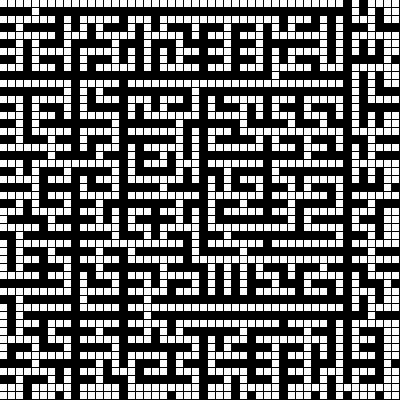
Frame 1 (no input)
Frame 60 (no input): identical to frame 1, image omitted
Frame 120 (the mouse pressed at the canvas centre since frame 60): identical to frame 1, image omitted

The p5.js sketch that drew this single still picture (run headless with seeded random() and noise() and a simulated clock; from frame 60 on, the mouse is pressed at the canvas centre):

// p5.js sketch
// ── sketch.js
var cols = 50;//document.getElementById("cols").value;
var rows = 50;//document.getElementById("rows").value;
var grid = new Array();

var startX = 0;
var startY = 0;
var endX = cols;
var endY = rows;

var start = undefined;
var end = undefined;

var path = [];
var percentWall = 0.3;

var astarButton = false;
var greedyButton = false;

function turnOnAstar() {
  astarButton = true;
  astarSetup(grid);
}

function turnOnGreedy(){
  greedyButton = true;
  greedySetup(grid);
}

function recursiveDivisionMaze(grid, rowStart, rowEnd, colStart, colEnd, orientation) {
  if (rowEnd < rowStart || colEnd < colStart) {
    return;
  }
  
  if (orientation === "horizontal") {
    let possibleRows = [];
    let possibleCols = [];

    for (let number = rowStart; number <= rowEnd; number += 2) possibleRows.push(number);
    for (let number = colStart - 1; number <= colEnd + 1; number += 2) possibleCols.push(number);
    
    let randomRowIndex = Math.floor(Math.random() * possibleRows.length);
    let randomColIndex = Math.floor(Math.random() * possibleCols.length);
    let currentRow = possibleRows[randomRowIndex];
    let colRandom = possibleCols[randomColIndex];

    for(var r = 0; r < grid.length; r++) {
      for(var c = 0; c < grid[0].length; c++) {
        if (r === currentRow && c !== colRandom && c >= colStart - 1 && c <= colEnd + 1) {
            grid[r][c].wall = true;
        }
      }
    }

    if (currentRow - 2 - rowStart > colEnd - colStart) {
      recursiveDivisionMaze(grid, rowStart, currentRow - 2, colStart, colEnd, orientation);
    } else {
      recursiveDivisionMaze(grid, rowStart, currentRow - 2, colStart, colEnd, "vertical");
    }
    if (rowEnd - (currentRow + 2) > colEnd - colStart) {
      recursiveDivisionMaze(grid, currentRow + 2, rowEnd, colStart, colEnd, orientation);
    } else {
      recursiveDivisionMaze(grid, currentRow + 2, rowEnd, colStart, colEnd, "vertical");
    }

  } 
  else {
    let possibleCols = [];
    let possibleRows = [];

    for (let number = colStart; number <= colEnd; number += 2) possibleCols.push(number);
    for (let number = rowStart - 1; number <= rowEnd + 1; number += 2) possibleRows.push(number);
    
    let randomColIndex = Math.floor(Math.random() * possibleCols.length);
    let randomRowIndex = Math.floor(Math.random() * possibleRows.length);
    let currentCol = possibleCols[randomColIndex];
    let rowRandom = possibleRows[randomRowIndex];

     for(var r = 0; r < grid.length; r++) {
      for(var c = 0; c < grid[0].length; c++) {
        if (c === currentCol && r !== rowRandom && r >= rowStart - 1 && r <= rowEnd + 1) {
          grid[r][c].wall = true;
        }
      }
    }

    if (rowEnd - rowStart > currentCol - 2 - colStart) {
      recursiveDivisionMaze(grid, rowStart, rowEnd, colStart, currentCol - 2, "horizontal");
    } else {
      recursiveDivisionMaze(grid, rowStart, rowEnd, colStart, currentCol - 2, orientation);
    }
    if (rowEnd - rowStart > colEnd - (currentCol + 2)) {
      recursiveDivisionMaze(grid, rowStart, rowEnd, currentCol + 2, colEnd, "horizontal");
    } else {
      recursiveDivisionMaze(grid, rowStart, rowEnd, currentCol + 2, colEnd, orientation);
    }
  }
};


function Spot(i,j) {
  this.x = i;
  this.y = j;
  this.f = 0;
  this.g = 0;
  this.h = 0;
  this.neighbors = [];
  this.previous = undefined;
  this.wall = false;

  this.show = function(col) {
    
    fill(col);
    if(this.wall) {
      fill(0);
    }
    noStroke();
    rect(this.x*w, this.y*h, w-1, h-1);
  }

  this.addNeighbors = function() {
    var i = this.x;
    var j = this.y;
    if (i < cols-1) {
      this.neighbors.push(grid[i+1][j]);
    }
    if (i > 0) {
      this.neighbors.push(grid[i-1][j]);
    }
    if (j < rows-1) {
      this.neighbors.push(grid[i][j+1]);
    }
    if (j > 0) {
      this.neighbors.push(grid[i][j-1]);
    }
    
  }
}

function setup() {
  createCanvas(400, 400);
  astarButton = false;
  loop();
  w = width/cols;
  h = height/rows;

  //Making a 2D array
  for(var i = 0; i < cols; i++) {
    grid[i] = new Array(rows);
  }

  for(var i = 0; i < cols; i++) {
    for(var j = 0; j < rows; j++) {
      grid[i][j] = new Spot(i,j);
    }
  }

  for(var i = 0; i < cols; i++) {
    for(var j = 0; j < rows; j++) {
      grid[i][j].addNeighbors();
    }
  }

  background(0);

  for(var i = 0; i < cols; i++) {
    for(var j = 0; j < rows; j++) {
      grid[i][j].show(color(255));
    }
  }

  recursiveDivisionMaze(grid, 1, rows-2, 1, cols-2, "horizontal");
  grid[0][0].wall = false;
  grid[rows-1][cols-1].wall = false;
  for(var i = 0; i < cols; i++) {
    for(var j = 0; j < rows; j++) {
      if(grid[i][j].wall) {
        grid[i][j].show(color(255));
      }
    }
  }

}

function draw() {
  var count = true;
  if(astarButton) {
    astarDraw();
  }
  if(greedyButton) {
    greedyDraw();
  }
}
// ── astar.js
var grid = [];
var openSet =  [];
var closedSet = [];
var noSolution = false;

function heuristic(a, b) {
    var d = abs(a.x - b.x) + abs(a.y - b.y);
    return d;
}

function removeFromArray(arr, elt) {
    for (var i = arr.length - 1; i >= 0; i--) {
        if (arr[i] == elt) {
            arr.splice(i, 1);
        }
    }
}

function astarSetup(gridIn) {
    openSet = [];
    closedSet = [];
    grid = gridIn;
    start = grid[startX][startY];
    end = grid[endX-1][endY-1];
    openSet.push(start);
}

function astarDraw(){
    if(openSet.length > 0) {
        var winner = 0;
        for(var i = 0; i < openSet.length; i++) {
            if(openSet[i].f < openSet[winner].f) {
                winner = i;
            }
        }
        var current = openSet[winner];

        if(current === end) {
            console.log('DONE');
            noLoop();
        }

        removeFromArray(openSet, current);
        closedSet.push(current);
        
        var neighbors = current.neighbors;
        for(var i = 0; i < neighbors.length; i++) {
            var neighbor = neighbors[i];
            if(closedSet.includes(neighbor) || neighbor.wall) {
                continue;
            }
            var tempG = current.g + 1;
            if(openSet.includes(neighbor) && tempG < neighbor.g) {
                neighbor.g = tempG;
            } else {
                neighbor.g = tempG;
                openSet.push(neighbor);
            }
            neighbor.h = heuristic(neighbor, end);
            neighbor.f = neighbor.g + neighbor.h;
            neighbor.previous = current;
        }
    }
    else {
        console.log('no solution');
        noSolution = true;
        noLoop();
    }

    for(var i = 0; i < closedSet.length; i++) {
        closedSet[i].show(color(255,0,0));
    }

    for(var i = 0; i < openSet.length; i++) {
        openSet[i].show(color(0,255,0));
    }

    //Find the path
    if(!noSolution) {
        path = [];
        var temp = current;
        path.push(temp);
        while(temp.previous) {
            path.push(temp.previous);
            if(!temp.previous){
                console.log('no solution');
                break;
            }
            temp = temp.previous;
        }

        for(var i = 0; i < path.length; i++) {
            path[i].show(color(0,0,255));
        }
    }
}
// ── depth.js
var grid = [];
var openSet =  [];
var closedSet = [];

function removeFromArray(arr, elt) {
    for (var i = arr.length - 1; i >= 0; i--) {
        if (arr[i] == elt) {
        arr.splice(i, 1);
        }
    }
}

function depthSetup(gridIn) {
    openSet = [];
    closedSet = [];
    grid = gridIn;
    start = grid[0][0];
    end = grid[cols-1][cols-1];
    openSet.push(start);
}

function depthDraw(){
    if(openSet.length > 0) {
        
    }
    else {
        console.log('no solution');
    }


    for(var i = 0; i < closedSet.length; i++) {
        closedSet[i].show(color(255,0,0));
        openSet[i].show(color(0,255,0));
    }

    //Find the path
    path = [];
    var temp = current;
    path.push(temp);
    while(temp.previous) {
        path.push(temp.previous);
        temp = temp.previous;
    }

    for(var i = 0; i < path.length; i++) {
        path[i].show(color(0,0,255));
    }
}
// ── greedy.js
var grid = [];
var openSet =  [];
var closedSet = [];
var noSolution = false;

function removeFromArray(arr, elt) {
    for (var i = arr.length - 1; i >= 0; i--) {
        if (arr[i] == elt) {
        arr.splice(i, 1);
        }
    }
}

function greedySetup(gridIn) {
    openSet = [];
    closedSet = [];
    grid = gridIn;
    start = grid[0][0];
    end = grid[cols-1][cols-1];
    openSet.push(start);
}

function greedyDraw(){
    if(openSet.length > 0) {
        var winner = 0;
        for(var i = 0; i < openSet.length; i++) {
            if(openSet[i].f < openSet[winner].f) {
                winner = i;
            }
        }
        var current = openSet[winner];

        if(current === end) {
            console.log('DONE');
            noLoop();
        }

        removeFromArray(openSet, current);
        closedSet.push(current);

        var neighbors = current.neighbors;
        for(var i = 0; i < neighbors.length; i++) {
            var neighbor = neighbors[i];
            if(closedSet.includes(neighbor) || neighbor.wall) {continue;}
            var tempG = current.g + 1;
            if(openSet.includes(neighbor) && tempG < neighbor.g) {
                neighbor.g = tempG; 
            } else {
                neighbor.g = tempG;
                openSet.push(neighbor);
            }
            neighbor.f = neighbor.h;
            neighbor.previous = current;
        }
    }
    else {
        console.log('no solution');
        noSolution = true;
        noLoop();
    }


    for(var i = 0; i < closedSet.length; i++) {
        closedSet[i].show(color(255,0,0));
    }

    for(var i = 0; i < openSet.length; i++) {
        openSet[i].show(color(0,255,0));
    }

    //Find the path
    if(!noSolution) {
        path = [];
        var temp = current;
        path.push(temp);
        while(temp.previous) {
            path.push(temp.previous);
            temp = temp.previous;
        }

        for(var i = 0; i < path.length; i++) {
            path[i].show(color(0,0,255));
        }
    }
}
// ── style.css
.button-17 {
  align-items: center;
  appearance: none;
  background-color: #fff;
  border-radius: 24px;
  border-style: none;
  box-shadow: rgba(0, 0, 0, .2) 0 3px 5px -1px,rgba(0, 0, 0, .14) 0 6px 10px 0,rgba(0, 0, 0, .12) 0 1px 18px 0;
  box-sizing: border-box;
  color: #3c4043;
  cursor: pointer;
  display: inline-flex;
  fill: currentcolor;
  font-family: "Google Sans",Roboto,Arial,sans-serif;
  font-size: 14px;
  font-weight: 500;
  height: 48px;
  justify-content: center;
  letter-spacing: .25px;
  line-height: normal;
  max-width: 100%;
  overflow: visible;
  padding: 2px 24px;
  position: relative;
  text-align: center;
  text-transform: none;
  transition: box-shadow 280ms cubic-bezier(.4, 0, .2, 1),opacity 15ms linear 30ms,transform 270ms cubic-bezier(0, 0, .2, 1) 0ms;
  user-select: none;
  -webkit-user-select: none;
  touch-action: manipulation;
  width: auto;
  will-change: transform,opacity;
  z-index: 0;
}

.button-17:hover {
  background: #F6F9FE;
  color: #174ea6;
}


h1 {
  font-size: 60px;
  text-align: center;
}

p, li {
  font-size: 16px;
  line-height: 2;
  letter-spacing: 1px;
}

html, body {
  height: 100%;
  font-size: 10px;
  font-family: 'Open Sans', sans-serif;
}

body {
  margin: 0;
  display: flex;
  justify-content: center;
  align-items: center;
  background-color:#3c4043
}

h1 {
  margin: 0;
  padding: 20px 0;
  color: #636363;
  text-shadow: 3px 3px 1px black;
}


.h-center {
  position: absolute;
  transform: translateY(-500%);
}
